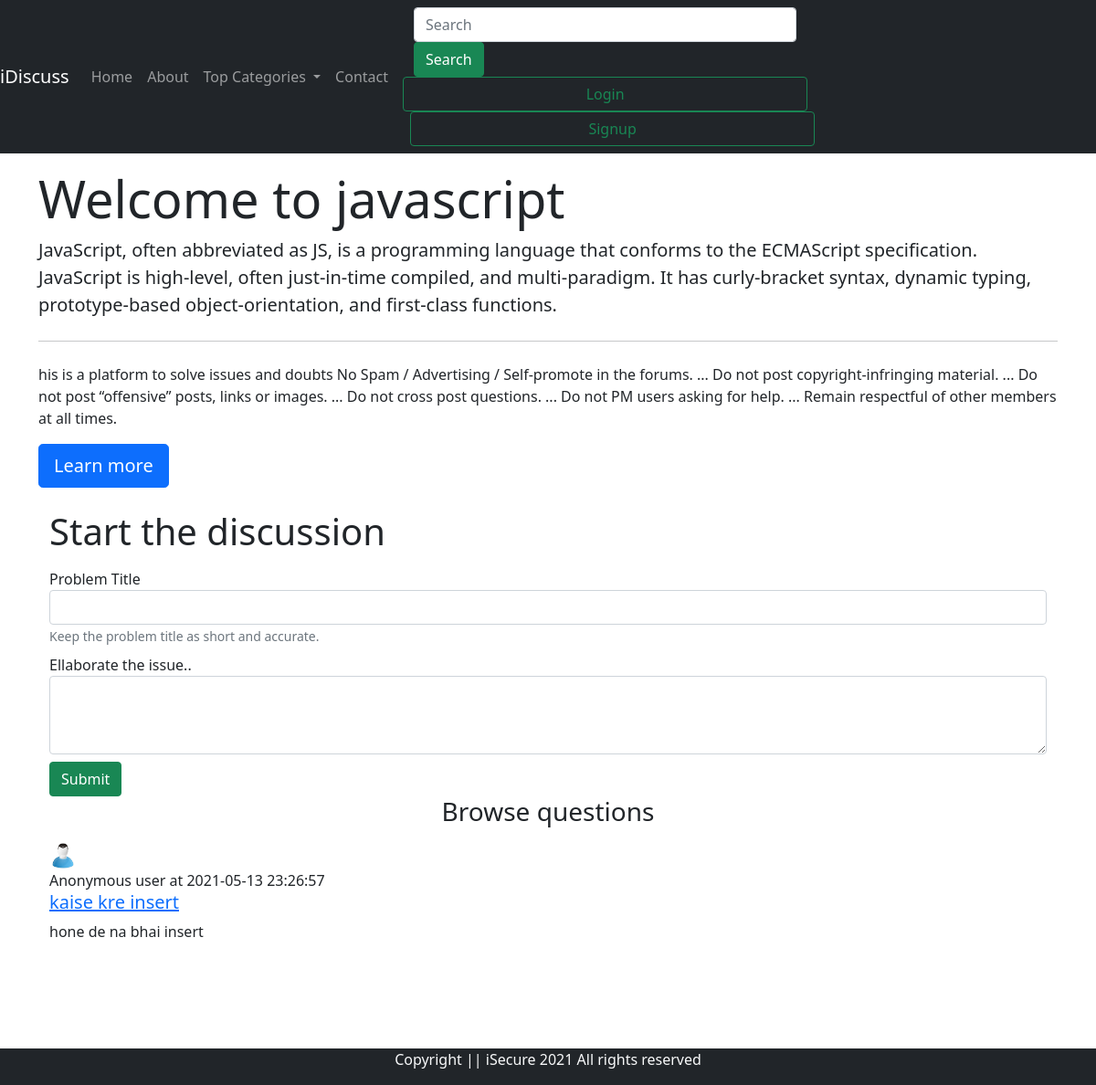
Screenshot of /forum/threads.php?catid=2 with the database file from the repository.
### tables this page shows
CREATE TABLE `categories` (
  `category_ID` int(10) NOT NULL,
  `category_name` varchar(20) NOT NULL,
  `category_description` varchar(2000) NOT NULL,
  `dt` datetime NOT NULL DEFAULT current_timestamp()
);

CREATE TABLE `thread` (
  `thread_id` int(11) NOT NULL,
  `thread_title` varchar(300) NOT NULL,
  `thread_desc` text NOT NULL,
  `thread_cat_id` int(11) NOT NULL,
  `thread_user_id` int(11) NOT NULL,
  `time` datetime NOT NULL DEFAULT current_timestamp()
);

### forum/threads.php (the view, shortened to what this page needs)
<!doctype html>
<html lang="en">
<head>
    <link href="https://cdn.jsdelivr.net/npm/bootstrap@5.0.0/dist/css/bootstrap.min.css" rel="stylesheet"
>
    <link rel="stylesheet" href="style.css" class="css">
</head>
<body>
    <?php include"partials/_header.php" ?>
    <?php include"partials/_dbconnect.php" ?>
    <?php
    $id=$_GET['catid'];
    $sql ="SELECT * FROM `categories` WHERE category_ID=$id";
    $result =mysqli_query($conn, $sql);
    while($row =mysqli_fetch_assoc($result)){
        $catname= $row['category_name'];
        $catdesc =$row['category_description'];
    }
    ?>
    <div class="container my-3">
        <div class="jumbotron ">
            <h1 class="display-4"> Welcome to <?php echo $catname;?></h1>
            <p class="lead"><?php echo $catdesc; ?></p>
            <hr class="my-4">
            <p>his is a platform to solve issues and doubts
                No Spam / Advertising / Self-promote in the forums. ...
                Do not post copyright-infringing material. ...
                Do not post “offensive” posts, links or images. ...
                Do not cross post questions. ...
                Do not PM users asking for help. ...
                Remain respectful of other members at all times.
            </p>
            <a class="btn btn-primary btn-lg" href="#" role="button">Learn more</a>
        </div>
        <div class="container">
            <h1 class="py-2">Start the discussion </h2>
                <form action="<?php echo $_SERVER['REQUEST_URI']?>" method="post">
                    <div class="form-group">
                        <label for="exampleInputEmail1">Problem Title</label>
                        <input type="text" class="form-control" id="title" name="title" aria-describedby="emailHelp"
                            placeholder="">
                        <small class="form-text text-muted">Keep the problem title as short and accurate.</small>
                    </div>
                    <div class="form-group mt-2">
                        <label for="exampleFormControlTextarea1">Ellaborate the issue..</label>
                        <textarea class="form-control" id="desc" name="desc" rows="3"></textarea>
                    </div>
                    <button type="submit" class="btn btn-success mt-2">Submit</button>
                </form>
        </div>
        <div class="ques container" id="ques">
            <h3 class="text-center">Browse questions</h3>
            <?php
    $id=$_GET['catid'];
    $sql ="SELECT * FROM `thread` where thread_cat_id=$id";
    $result =mysqli_query($conn, $sql);
    while($row =mysqli_fetch_assoc($result)){
        $id= $row['thread_id'];
        $title= $row['thread_title'];
        $desc =$row['thread_desc'];
        $thread_time =$row['time'];
       echo '<div class="media">
        <img class="align-self-center mr-3 mt-2 " src="img/user.jpg" width="30px;" alt="..">
        <div class="media-body" style="float:center;">
        <p class="font-weight-bold my-0">Anonymous user at ' . $thread_time . ' </p>
        <h5 class="mt-0  "><a href="thread.php?threadid=' . $id . '">' . $title. '</a></h5>
            ' . $desc. '
        </div>
    </div>';
    }
    ?>
            <?php include"partials/footer.php" ?>
</body>
</html>

### forum/style.css (style rules this page uses)
#ques { min-height:300px; }

### rows the page displays
categories: category_name "javascript", category_description "JavaScript, often abbreviated as JS, is a programming language that conforms to the ECMAScript specification. JavaScript is high-level, often just-in-time compiled, and multi-paradigm. It has curly-bracket syntax, dynamic typing, prototype-based object-orientation, and first-class functions."
thread: time "2021-05-13 23:26:57", thread_title "kaise kre insert", thread_desc "hone de na bhai insert"
